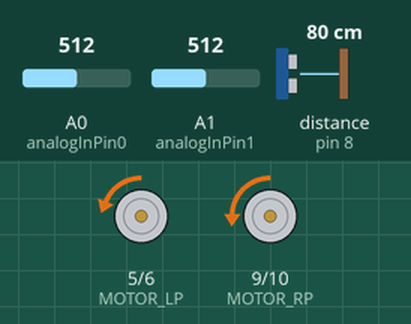
Bench run of a sketch on a simulated Arduino Uno, built with avr-gcc and run on an emulated ATmega328P. On the bench: motor-driver pin pairs drawn as motors (green arrow = first pin HIGH = forward, orange = second pin HIGH = backward, longer = more drive). Wiring (inferred from the names in the program): ultrasonic range finder: trigger A3; echo pin 8. The test bench sets the inputs (shaded band); at power-on: distance to the obstacle (sensor on pin 8) 80 cm, A1 (analogInPin1) = 512, A0 (analogInPin0) = 512. The echo pulse lasts 58.3 µs per cm.

Above: at 1.8 s.
1.9 s: distance to the obstacle (sensor on pin 8) set to 12 cm
3.4 s: distance to the obstacle (sensor on pin 8) set to 9 cm
At 4.3 s:
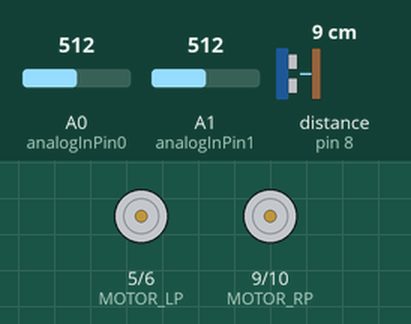
4.9 s: distance to the obstacle (sensor on pin 8) set to 18 cm
At 6.0 s:
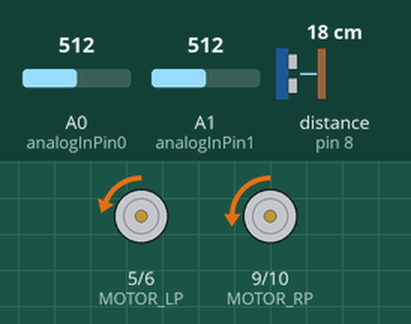
6.9 s: A1 (analogInPin1) set to 716
At 8.1 s:
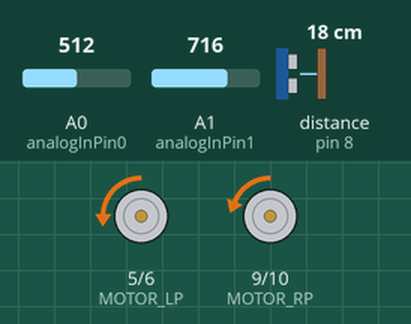
8.4 s: distance to the obstacle (sensor on pin 8) set to 2 cm
At 9.1 s:
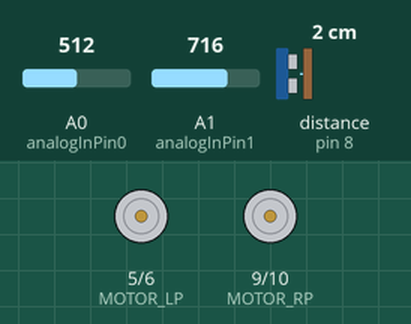
Timing chart, 0 to 10.9 s (numbered marks = the images above; inputs shaded):
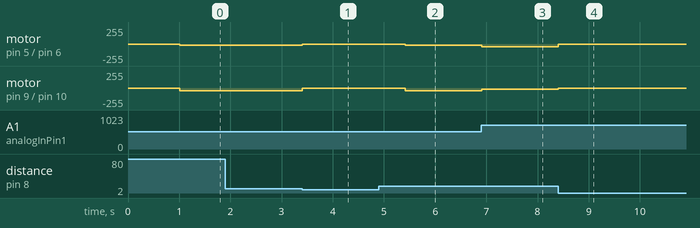

Measured:
- the behaviour switches between 11 and 10 cm on distance to the obstacle (sensor on pin 8) (found by bisection; images 0 and 1)
- after the input at 1.9 s, every drawn part: stays the same
- after the input at 3.4 s, motor on pin 5 (MOTOR_LP) / pin 6 (MOTOR_LN): backward 20/255 → stopped at once; motor on pin 9 (MOTOR_RP) / pin 10 (MOTOR_RN): backward 40/255 → stopped at once
- after the input at 4.9 s, motor on pin 5 (MOTOR_LP) / pin 6 (MOTOR_LN): stopped → backward 20/255 after 0.51 s; motor on pin 9 (MOTOR_RP) / pin 10 (MOTOR_RN): stopped → backward 40/255 after 0.51 s
- after the input at 6.9 s, motor on pin 5 (MOTOR_LP) / pin 6 (MOTOR_LN): backward 20/255 → backward 40/255 at once; motor on pin 9 (MOTOR_RP) / pin 10 (MOTOR_RN): backward 40/255 → backward 20/255 at once
- after the input at 8.4 s, motor on pin 5 (MOTOR_LP) / pin 6 (MOTOR_LN): backward 40/255 → stopped at once; motor on pin 9 (MOTOR_RP) / pin 10 (MOTOR_RN): backward 20/255 → stopped at once

The sketch:

line_follower.ino
```cpp
/*
  29/MAR/2015
  Code for testing the ultrasonic sensor, H-bridge and motors in the 1rst version of the Dreamster board
  Autor: Ignacio Carballeda <carballeda.ignacio@gmail.com>
*/

//functional connections
#define MOTOR_LP  5 //Left Positive
#define MOTOR_LN  6 //Left Negative
#define MOTOR_RP  9
#define MOTOR_RN 10
#define TRIGPIN_A A3
#define ECHOPIN_A 8
#define ROBOT_SPEED 30
#define DIST_MAX 10
#define DIF 10
#define ERR 20
const int analogInPin0 = A0;  // Analog input pin that the potentiometer is attached to
const int analogInPin1 = A1;  // Analog input pin that the potentiometer is attached to
int measure_l,measure_r;
long distance;

void motors_stop();
void motor(char motor, char dir, int pwm); // char motor could be 'R' (right) or 'L' (left), dir could be 'F' or 'B' , PWM int 0 to 255

void setup()
{
	pinMode( MOTOR_RP, OUTPUT );
	pinMode( MOTOR_RN, OUTPUT );
	pinMode( MOTOR_LP, OUTPUT );
	pinMode( MOTOR_LN, OUTPUT );
	pinMode( TRIGPIN_A, OUTPUT );
	pinMode( ECHOPIN_A, INPUT );
}

void loop(){
	motors_stop();
	delay(1000);
	distance=distance_measure();
        measure_l=ir_measure('L');
        measure_r=ir_measure('R');
	while(true){
		distance=distance_measure();
                measure_l=ir_measure('L');
                measure_r=ir_measure('R');
		if(distance>=DIST_MAX){
                  if(measure_l < (measure_r + ERR)){
                    motor('R','B',ROBOT_SPEED + DIF);
		    motor('L','B',ROBOT_SPEED - DIF);
                  }
                  else if (measure_r < (measure_l + ERR)){
                    motor('R','B',ROBOT_SPEED - DIF);
		    motor('L','B',ROBOT_SPEED + DIF);
                  }
                  else {
                    motor('R','B',ROBOT_SPEED);
		    motor('L','B',ROBOT_SPEED);
                  }
                delay(10);
                }
                else if(distance<=DIST_MAX){
                  while(distance<=DIST_MAX){
                    motors_stop();
                    delay(1000);
                    distance=distance_measure();
                  }
                }

	}
}


/*------------MOTORS-------------*/

void motors_stop(){
	digitalWrite( MOTOR_RP, LOW );
	digitalWrite( MOTOR_RN, LOW);
	digitalWrite( MOTOR_LP, LOW );
	digitalWrite( MOTOR_LN, LOW);
}


void motor(char motor, char dir, int pwm){	//Entries of this function are motor (R or L), direction (F or B) and PWM (0 to 255)
	if(motor=='R'){
		if(dir=='F'){
			analogWrite( MOTOR_RP,  pwm);
			digitalWrite( MOTOR_RN, LOW);
		}
		else if(dir=='B'){
			analogWrite( MOTOR_RN,  pwm );
			digitalWrite( MOTOR_RP, LOW);
		}
	}
	else if(motor=='L'){
		if(dir=='F'){
			analogWrite( MOTOR_LP,  pwm);
			digitalWrite( MOTOR_LN, LOW);
		}
		else if(dir=='B'){
			analogWrite( MOTOR_LN,  pwm);
			digitalWrite( MOTOR_LP, LOW);
		}
	}
}


/*------------MEASURE-------------*/

long distance_measure() {
	long duration, distance;
	digitalWrite(TRIGPIN_A, LOW);
	delayMicroseconds(2);
	digitalWrite(TRIGPIN_A, HIGH);
	delayMicroseconds(10);
	digitalWrite(TRIGPIN_A, LOW);
	duration = pulseIn(ECHOPIN_A, HIGH);
	distance = (duration/2) / 29.1;
	if (distance >= 200 || distance <= 0){
		return 0;
	}
	else {
		return distance;
	}
}


int ir_measure(char SIDE){
  // read the analog in value:
  int outputValue=0;
  if(SIDE=='R'){
    outputValue = analogRead(analogInPin0);
    // map it to the range of the analog out:
    outputValue = map(outputValue, 0, 1023, 0, 255);
  }
  // read the analog in value:
  else if(SIDE=='L'){
    outputValue = analogRead(analogInPin1);
    // map it to the range of the analog out:
    outputValue = map(outputValue, 0, 1023, 0, 255);
  }
  return outputValue;
}


/*EOF*/
```
